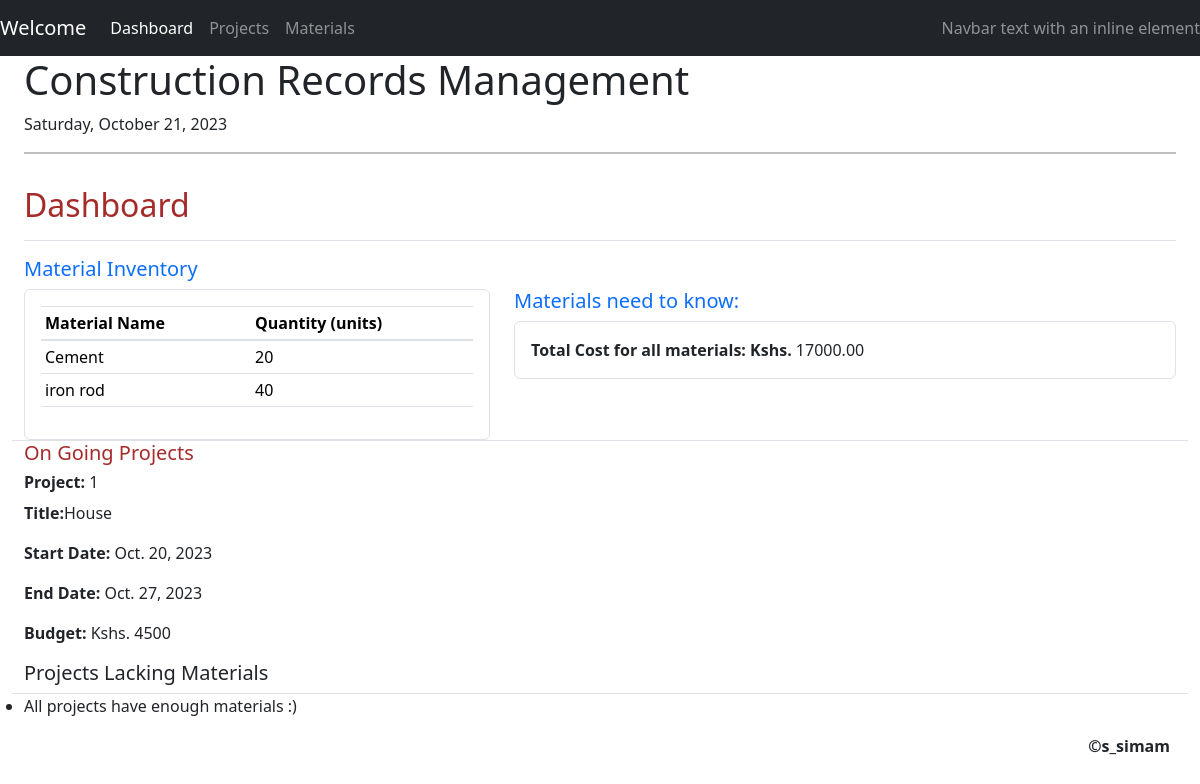
/manager/, run on the app's committed database.
### manager/models.py (models this page shows, shortened)
class Material(models.Model):
    name = models.CharField(max_length=100, unique=True)
    unit_price = models.DecimalField(max_digits=10, decimal_places=2)
    quantity = models.IntegerField(default=0)

class Project(models.Model):
    title = models.CharField(max_length=100)
    location = models.CharField(max_length=64)
    start_date = models.DateField()
    end_date = models.DateField()
    status = models.CharField(max_length=20, choices=STATUS_CHOICES)
    materials = models.ManyToManyField(Material, through='MaterialAssignment', related_name="materials_used")
    def get_lacking_materials(self):
        lacking_materials = self.materialassignment_set.exclude(quantity_assigned__gte=F('quantity_needed'))
        return lacking_materials

### manager/views.py (the view)
# urls.py: path("", views.index, name="index"),
def index(request):
    material = Material.objects.all()
    project = Project.objects.all()
    less_materials = Material.objects.filter(quantity__lt=5)
    today = date.today()
    ongoing_projects = Project.objects.filter(start_date__lte=today, end_date__gte=today)
    total_budget = ongoing_projects.annotate(
        total_cost=Sum('materialassignment__cost')
    ).aggregate(total_budget=Sum('total_cost'))['total_budget'] or 0
    projects_lacking_materials = []
    for project_instance in project:
        lacking_materials = project_instance.get_lacking_materials()
        if lacking_materials:
            projects_lacking_materials.append({
                'project': project,
                'lacking_materials': lacking_materials,
            })
    return render(request, "manager/dashboard.html", {
        "materials" : material,
        "projects" : project,
        "ongoing_projects": ongoing_projects,
        "total_budget":total_budget,
        "projects_lacking_materials": projects_lacking_materials,
        "less_materials": less_materials
    })

### manager/templates/manager/dashboard.html (shortened to what this page needs)
{%extends 'manager/layout.html'%}
{%block body%}
    <div class="d-flex justify-content-between flex-wrap flex-md-nowrap align-items-center pt-3 pb-2 mb-3 border-bottom">
        <h1 class="h2" style="color: brown;">Dashboard</h1>
    </div>
    <div class="row">
        <h5 class="text-primary">Material Inventory</h5>
        <div class="col-md-5 col-sm-4">
            <div class="card card-body border">
                <table class="table table-sm">
                    <thead>
                        <tr>
                            <th>Material Name</th>
                            <th>Quantity (units)</th>
                        </tr>
                    </thead>
                    <tbody>
                        {% for material in materials %}
                            <tr>
                                <td>{{ material.name }}</td>
                                <td data-unit-price="{{material.unit_price}}">{{ material.quantity }}</td>
                            </tr>
                        {% empty %}
                            <tr>
                                <td colspan="2">No materials available</td>
                            </tr>
                        {% endfor %}
                    </tbody>
                </table>
            </div>
        </div>
        <div class="col-md-7 col-sm-6">
            <h5 class="text-primary">Materials need to know:</h5>
            <div class="card card-body border">
                <div id="total-cost-container"><strong>Total Cost for all materials: Kshs. </strong><span id="total-cost"></span></div>
            </div>
        </div>
        <div class="border-top">
            <h5 style="color: brown;">On Going Projects</h5>
        </div>
        {% for project in ongoing_projects %}
            <div class="project-card">
                <h6><strong>Project:</strong> {{forloop.counter}}</h6>
                <p><strong>Title:</strong>{{ project.title }}</p>
                <p><strong>Start Date:</strong> {{ project.start_date }}</p>
                <p><strong>End Date:</strong> {{ project.end_date }}</p>
                <p><strong>Budget:</strong> Kshs. {{ total_budget }}</p>
            </div>
        {% empty %}
            <p>No ongoing projects at the moment.</p>
        {% endfor %}
        <div class="border-bottom">
            <h5>Projects Lacking Materials</h5>
        </div>
        <ul>
            {% for project_data in projects_lacking_materials %}
                <li>{{ project_data.project.title }} lacks:</li>
                <ul>
                    {% for lacking_material in project_data.lacking_materials %}
                        <li>{{ lacking_material.quantity_needed|floatformat:0 }} units of {{ lacking_material.name }}</li>
                    {% endfor %}
                </ul>
            {%empty%}
                <li>All projects have enough materials :)</li>
            {% endfor %}
        </ul>
    </div>
{%endblock%}

### data on the page
Material: name "Cement", quantity "20"
Material: name "iron rod", quantity "40"
Project: title "House", start_date "Oct. 20, 2023", end_date "Oct. 27, 2023", total_budget "4500"
